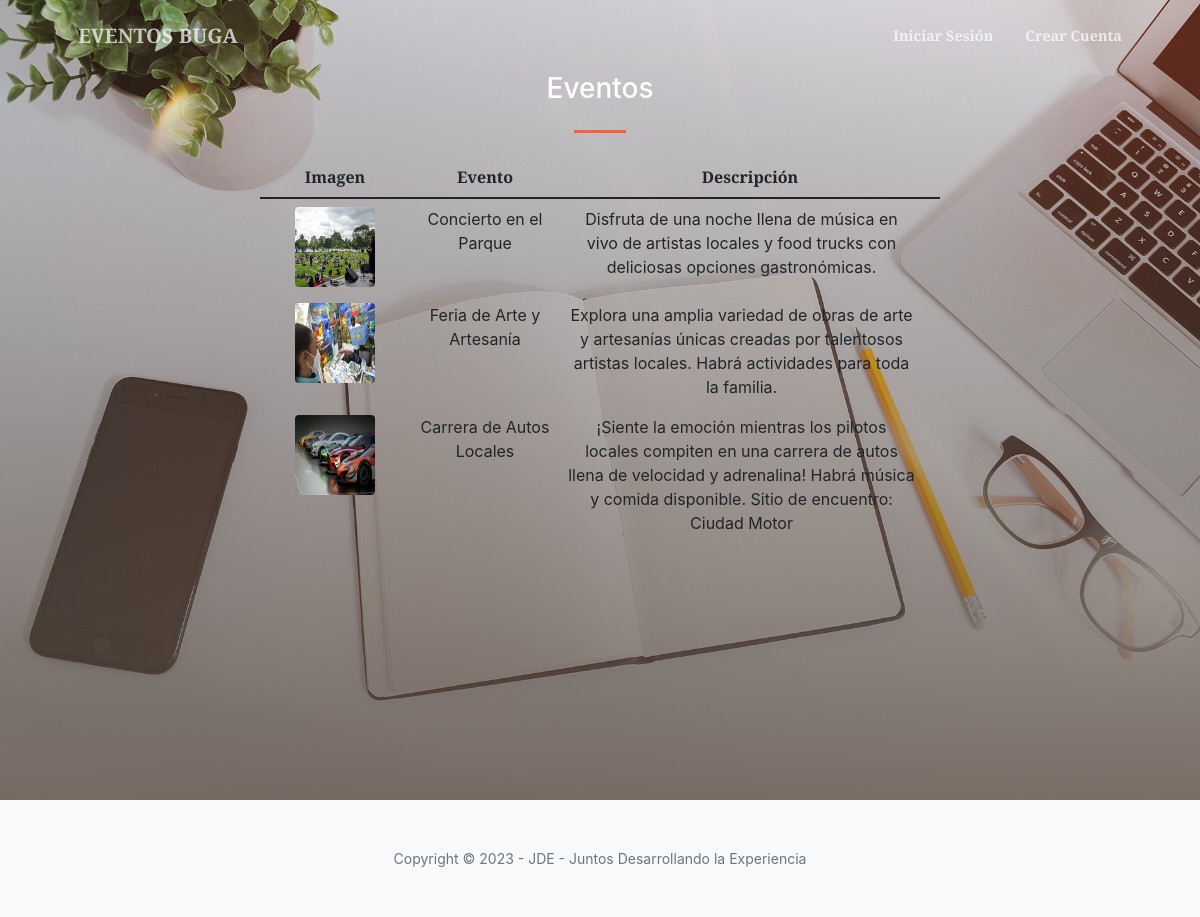
Screenshot of /seguridad/vista1.php with the database file from the repository.
### tables this page shows
CREATE TABLE `eventos` (
  `id_eventos` int(11) NOT NULL,
  `nombreEvento` varchar(55) NOT NULL,
  `descripcionEvento` varchar(500) NOT NULL,
  `fecha` date NOT NULL,
  `foto` varchar(500) NOT NULL,
  `id_usuario` int(11) NOT NULL
);

### modelo/eventosModelo.php (called while the page is built, shortened)
<?php
include_once '../controlador/conexion.php';
class eventosModelo {
    function mostrarTodos() {
        global $conexion;
        $consulta = "SELECT * FROM `eventos`";
        $query = mysqli_query($conexion, $consulta);
        return $query;
    }
}
?>

### seguridad/vista1.php (the view, shortened to what this page needs)
<!DOCTYPE html>
<html lang="en">
    <head>
        <link href="../recursos/css/styles.css" rel="stylesheet" />
        <link rel="stylesheet" type="text/css" href="../recursos/estilos.css">
    </head>
    <body id="page-top">
        <nav class="navbar navbar-expand-lg navbar-light fixed-top py-3" id="mainNav">
            <div class="container px-4 px-lg-5">
                <a class="navbar-brand" href="../index.php">EVENTOS BUGA</a>
                <div class="collapse navbar-collapse" id="navbarResponsive">
                    <ul class="navbar-nav ms-auto my-2 my-lg-0">
                        <li class="nav-item"><a class="nav-link" href="../vista/loguin.php">Iniciar Sesión</a></li>
                        <li class="nav-item"><a class="nav-link" href="../vista/crearCuenta.php">Crear Cuenta</a></li>
                    </ul>
                </div>
            </div>
        </nav>
        <header class="masthead">
            <div class="container px-4 px-lg-5 h-100">
                <div class="row gx-4 gx-lg-5 h-10 align-items-center justify-content-center text-center">
                    <div class="col-lg-8 align-self-end">
                        <h3 class="text-white font-weight-bold">Eventos</h3>
                        <hr class="divider" />
                    </div>
                    <div class="col-lg-8 align-self-baseline">
                        <table class="table table-bordered table-hover table-fixed" >
                            <thead>
                                <tr style="width: 680px">
                                    <th style="width: 150px">Imagen</th>
                                    <th style="width: 150px" >Evento</th>
                                    <th style="width: 380px" >Descripción</th>
                                </tr>
                            </thead>
                            <tbody>
                                <?php
                                include_once "../modelo/eventosModelo.php";
                                $eventosModelo = new eventosModelo();
                                $result = $eventosModelo->mostrarTodos();
                                while ($fila = mysqli_fetch_array($result)) {
                                    if ($fila != NULL) {
                                        echo '<tr style="width: 680px">
                                            <td style="width: 150px"> <img src="' . $fila['foto'] . '" class="rounded float-left" width="80" height="80" ></td>
                                            <td style="width: 150px" >' . $fila['nombreEvento'] . '</td>
                                            <td style="width: 363px" >' . $fila['descripcionEvento'] . '</td>
                </tr>';
                                    }
                                }
                                ?>
                            </tbody>
                        </table>
                    </div>
                </div>
            </div>
        </header>
        <footer class="bg-light py-5">
            <div class="container px-4 px-lg-5"><div class="small text-center text-muted">Copyright &copy; 2023 - JDE - Juntos Desarrollando la Experiencia </div></div>
        </footer>
    </body>
</html>

### recursos/estilos.css (style rules this page uses)
.table-fixed tbody { height: 350px; overflow-y: auto; width: 100%; display: block; }
.table-fixed thead { display: block; }

### rows the page displays
eventos: foto (picture), nombreEvento "Concierto en el Parque", descripcionEvento "Disfruta de una noche llena de música en vivo de artistas locales y food trucks con deliciosas opciones gastronómicas."
eventos: foto (picture), nombreEvento "Feria de Arte y Artesanía", descripcionEvento "Explora una amplia variedad de obras de arte y artesanías únicas creadas por talentosos artistas locales. Habrá actividades para toda la familia."
eventos: foto (picture), nombreEvento "Carrera de Autos Locales", descripcionEvento "¡Siente la emoción mientras los pilotos locales compiten en una carrera de autos llena de velocidad y adrenalina! Habrá música y comida disponible. Sitio de encuentro: Ciudad Motor"
